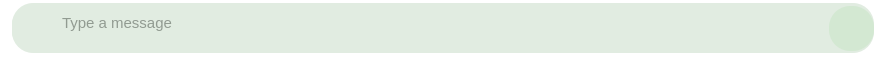
<?xml version="1.0" encoding="UTF-8"?>
<ui version="4.0">
 <class>Sending</class>
 <widget class="QWidget" name="Sending">
  <property name="geometry">
   <rect>
    <x>0</x>
    <y>0</y>
    <width>886</width>
    <height>71</height>
   </rect>
  </property>
  <property name="maximumSize">
   <size>
    <width>16777215</width>
    <height>93</height>
   </size>
  </property>
  <property name="windowTitle">
   <string>Form</string>
  </property>
  <property name="styleSheet">
   <string notr="true">background-color: white;
</string>
  </property>
  <layout class="QHBoxLayout" name="horizontalLayout_2">
   <property name="leftMargin">
    <number>12</number>
   </property>
   <property name="topMargin">
    <number>3</number>
   </property>
   <property name="rightMargin">
    <number>12</number>
   </property>
   <property name="bottomMargin">
    <number>18</number>
   </property>
   <item>
    <layout class="QVBoxLayout" name="container">
     <property name="spacing">
      <number>0</number>
     </property>
     <item>
      <widget class="QWidget" name="widget" native="true">
       <property name="styleSheet">
        <string notr="true">background-color: #E1ECE1;
border-radius: 21px;
</string>
       </property>
       <layout class="QGridLayout" name="gridLayout">
        <property name="leftMargin">
         <number>0</number>
        </property>
        <property name="topMargin">
         <number>0</number>
        </property>
        <property name="rightMargin">
         <number>0</number>
        </property>
        <property name="bottomMargin">
         <number>0</number>
        </property>
        <item row="0" column="0">
         <layout class="QHBoxLayout" name="horizontalLayout">
          <property name="spacing">
           <number>0</number>
          </property>
          <item alignment="Qt::AlignmentFlag::AlignLeft|Qt::AlignmentFlag::AlignBottom">
           <widget class="QPushButton" name="attachBtn">
            <property name="sizePolicy">
             <sizepolicy hsizetype="Fixed" vsizetype="Fixed">
              <horstretch>0</horstretch>
              <verstretch>0</verstretch>
             </sizepolicy>
            </property>
            <property name="minimumSize">
             <size>
              <width>46</width>
              <height>46</height>
             </size>
            </property>
            <property name="maximumSize">
             <size>
              <width>45</width>
              <height>16777215</height>
             </size>
            </property>
            <property name="styleSheet">
             <string notr="true">QPushButton{
background-color: &quot;#E1ECE1&quot;;
border-top-left-radius: 20px;
border-bottom-left-radius: 20px;
}
QPushButton#ExcludeContactsBack:hover{
background-color:rgb(238, 240, 233);
}
QPushButton#ExcludeContactsBack:pressed{
backGround-color: rgb(186, 223, 184);
}</string>
            </property>
            <property name="text">
             <string/>
            </property>
            <property name="icon">
             <iconset resource="../../../assets.qrc">
              <normaloff>:/icons/attach.png</normaloff>:/icons/attach.png</iconset>
            </property>
            <property name="iconSize">
             <size>
              <width>30</width>
              <height>30</height>
             </size>
            </property>
           </widget>
          </item>
          <item>
           <widget class="QTextEdit" name="textEdit">
            <property name="sizePolicy">
             <sizepolicy hsizetype="Expanding" vsizetype="Expanding">
              <horstretch>0</horstretch>
              <verstretch>0</verstretch>
             </sizepolicy>
            </property>
            <property name="maximumSize">
             <size>
              <width>16777215</width>
              <height>46</height>
             </size>
            </property>
            <property name="styleSheet">
             <string notr="true">QTextEdit{
background-color: &quot;#E1ECE1&quot;;
padding-top: 5px;
border-radius: 20px;
font-size: 11pt;
color: #424941;
}
QScrollBar:vertical {
        background: transparent;
        width: 6px;
        margin: 0px;
    }
QScrollBar::handle:vertical {
    background: #333;
    min-height: 20px;
    border-radius: 3px;
}
QScrollBar::handle:vertical:hover {
    background: #999;
}
    QScrollBar::add-line:vertical,
    QScrollBar::sub-line:vertical {
        height: 0px;
    }
    QScrollBar::add-page:vertical,
    QScrollBar::sub-page:vertical {
        background: none;
    }</string>
            </property>
            <property name="frameShape">
             <enum>QFrame::Shape::NoFrame</enum>
            </property>
            <property name="verticalScrollBarPolicy">
             <enum>Qt::ScrollBarPolicy::ScrollBarAsNeeded</enum>
            </property>
            <property name="horizontalScrollBarPolicy">
             <enum>Qt::ScrollBarPolicy::ScrollBarAlwaysOff</enum>
            </property>
            <property name="placeholderText">
             <string>Type a message</string>
            </property>
           </widget>
          </item>
          <item alignment="Qt::AlignmentFlag::AlignBottom">
           <widget class="QPushButton" name="recordBtn">
            <property name="sizePolicy">
             <sizepolicy hsizetype="Fixed" vsizetype="Fixed">
              <horstretch>0</horstretch>
              <verstretch>0</verstretch>
             </sizepolicy>
            </property>
            <property name="minimumSize">
             <size>
              <width>45</width>
              <height>45</height>
             </size>
            </property>
            <property name="maximumSize">
             <size>
              <width>45</width>
              <height>45</height>
             </size>
            </property>
            <property name="styleSheet">
             <string notr="true">QPushButton{
background-color: #D3E8D2;
border-radius: 21px;
}
QPushButton#ExcludeContactsBack:hover{
background-color:rgb(238, 240, 233);
}
QPushButton#ExcludeContactsBack:pressed{
backGround-color: rgb(186, 223, 184);
}</string>
            </property>
            <property name="text">
             <string/>
            </property>
            <property name="icon">
             <iconset resource="../../../assets.qrc">
              <normaloff>:/icons/mic.png</normaloff>:/icons/mic.png</iconset>
            </property>
            <property name="iconSize">
             <size>
              <width>30</width>
              <height>30</height>
             </size>
            </property>
           </widget>
          </item>
         </layout>
        </item>
       </layout>
      </widget>
     </item>
    </layout>
   </item>
  </layout>
 </widget>
 <resources>
  <include location="../../../assets.qrc"/>
 </resources>
 <connections/>
</ui>
